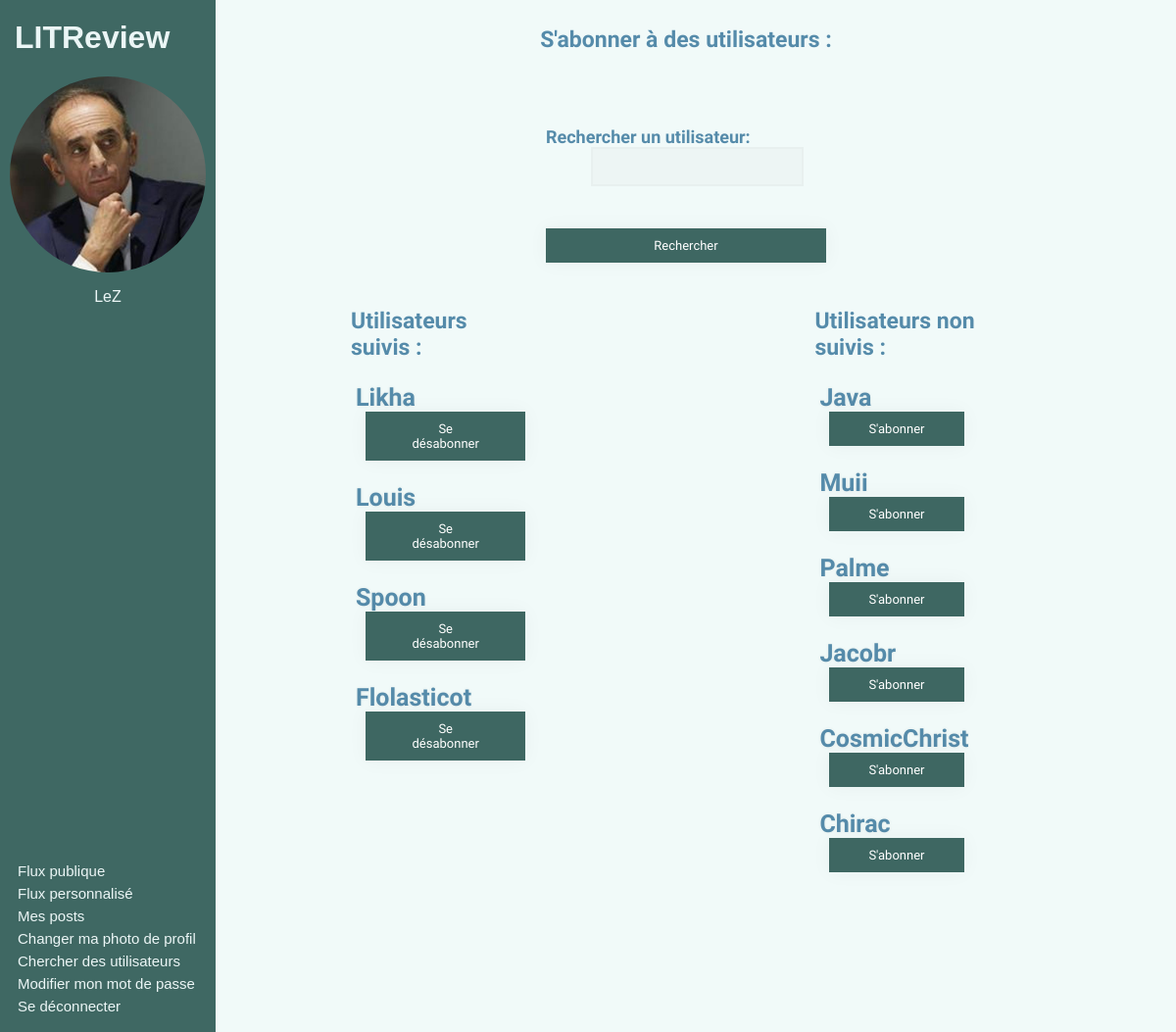
Before: /search-users/follow/0/ (signed in) with the older database file.
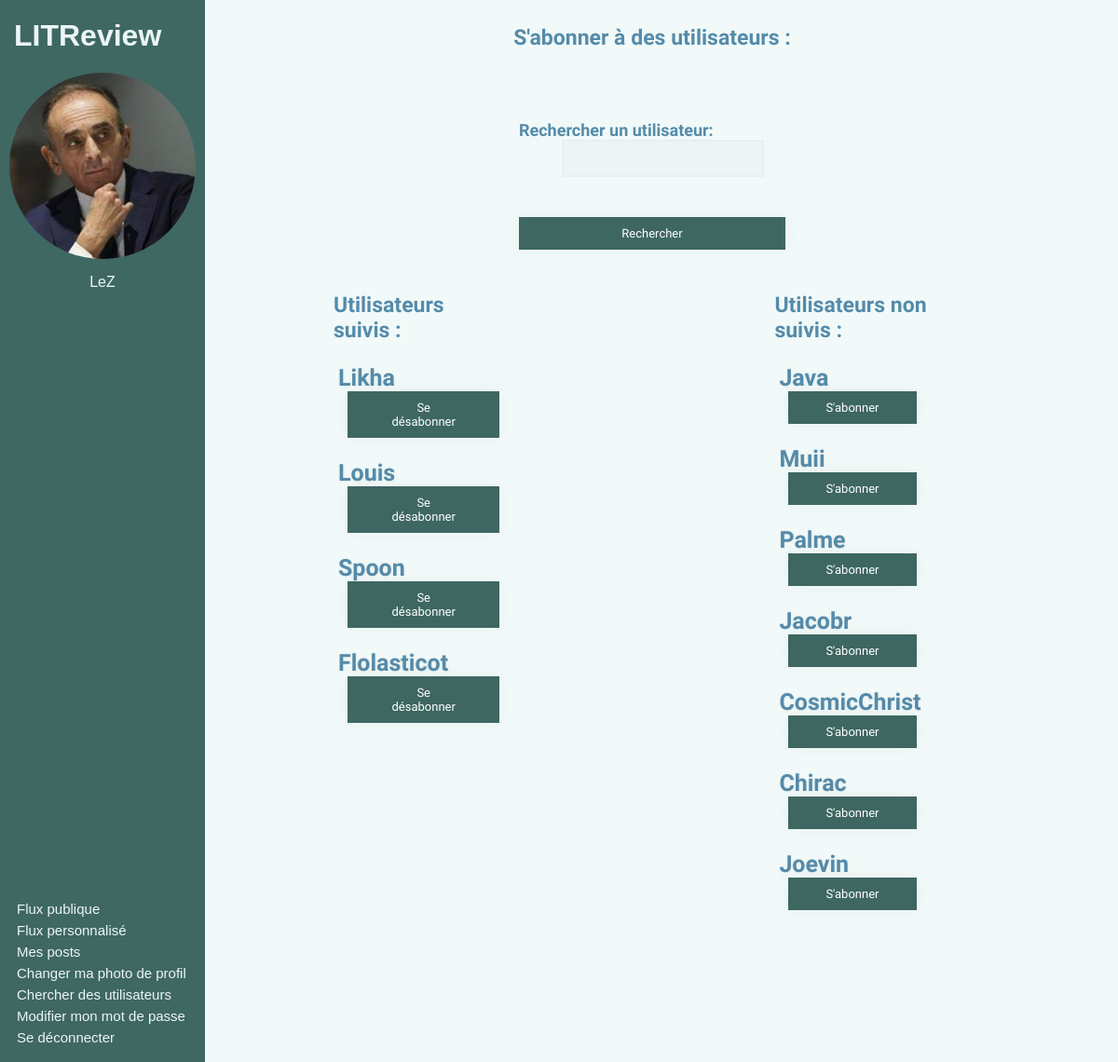
After: the same page with the newer database file.
### authentication/models.py (models this page shows, shortened)
class User(AbstractUser):
    profile_picture = models.ImageField(
        verbose_name='image', null=True, blank=True)
    followed_users = models.ManyToManyField(
        settings.AUTH_USER_MODEL, through='UserFollow', symmetrical=False)
    IMAGE_MAX_SIZE = (500, 500)

### authentication/views.py (the view, shortened to what this page needs)
class FollowUser(LoginRequiredMixin, View):
    form = forms.SearchUser()
    def get(self, request, follow_unfollow, user_id):
        users = self.get_users(request)
        return render(
            request,
            'authentication/follow_users.html',
            context={
                'followed_users': users[0],
                'not_followed_users': users[1],
                'form': self.form
            }
        )
    def get_users(self, request, filter=None):
        if filter:
            followed_users = request.user.followed_users.filter(
                username__contains=filter)
            all_users = models.User.objects.filter(
                username__contains=filter).exclude(username=request.user)
        else:
            followed_users = request.user.followed_users.all()
            all_users = models.User.objects.all().exclude(
                username=request.user)
        not_followed_users = all_users.difference(followed_users)
        return (followed_users, not_followed_users)

### authentication/forms.py
class SearchUser(forms.Form):
    rechercher_un_utilisateur = forms.CharField(max_length=50, required=False)

### authentication/templates/authentication/follow_users.html (shortened to what this page needs)
{% extends 'base.html' %}
{% block content %}
    <h2>S'abonner à des utilisateurs :</h2>
    <form method="post">
        {{ form.as_p }}
        <button type="submit">Rechercher</button>
    </form>
    <div id="users_list_global">
        <div class="users_list">
            <h3>Utilisateurs suivis :</h3>
            {% for followed_user in followed_users %}
            <div class="user_follow">
                <a href="{% url 'flux-user' followed_user.id %}"><h6 class="follow_username">{{ followed_user.username }}</h6></a>
                <a href="{% url 'follow-user' 'unfollow' followed_user.id %}"><button>Se désabonner</button></a>
            </div>
        {% endfor %}
        </div>
        <div class="users_list">
            <h3>Utilisateurs non suivis :</h3>
            {% for not_followed_user in not_followed_users %}
            <div class="user_follow">
                <a href="{% url 'flux-user' not_followed_user.id %}"><h6 class="follow_username">{{ not_followed_user.username }}</h6></a>
                <a href="{% url 'follow-user' 'follow' not_followed_user.id %}"><button>S'abonner</button></a>
            </div>
        {% endfor %}
        </div>
    </div>
{% endblock content %}

### templates/base.html (shortened to what this page needs)
{% load static %}
<html>
    <head>
        <link rel="stylesheet" href="{% static 'style.css' %}">
    </head>
    <body>
        <header>
            <div id="top_left">
                <a href="{% url 'flux' %}" id='header_title'><h1>LITReview</h1></a>
                {% if user.is_authenticated %}
                <div class="profile_infos">
                        <a href="{% url 'flux-self' %}">
                            <div id="user_icon">
                                {% if user.profile_picture %}
                                    <img class="avatar" src='{{ user.profile_picture.url }}'>
                                {% else %}
                                    <img class="avatar" src="{% static 'images/default_profile.jpg'%}">
                                {% endif %}
                                    <p id='username'>{{ user.username }}</p>
                            </div>
                        </a>
                </div>
            </div>
                <div id='navigation'>
                    <ul id='list_header'>
                        <li class='puces_header'><a href="{% url 'flux' %}">Flux publique</a></li>
                        <li class='puces_header'><a href="{% url 'flux-perso' %}">Flux personnalisé</a></li>
                        <li class='puces_header'><a href="{% url 'flux-self' %}">Mes posts</a></li>
                        <li class='puces_header'><a href="{% url 'profile-picture-change' %}">Changer ma photo de profil</a></li>
                        <li class='puces_header'><a href="{% url 'follow-user' 'follow' 0 %}">Chercher des utilisateurs</a></li>
                        <li class='puces_header'><a href="{% url 'password-change' %}">Modifier mon mot de passe</a></li>
                        <li class='puces_header'><a href="{% url 'logout' %}">Se déconnecter</a></li>
                    </ul>
                </div>
                {% endif %}
        </header>
        <main>
            {% block content %}{% endblock content %}
        </main>
    </body>
</html>

### static/style.css (style rules this page uses)
header { background: rgba(36, 82, 76, 0.87); color: #f1f1f1; height: 100%; width: 200px; position: fixed; z-index: 1; top: 0; left: 0; overflow-x: hidden; padding-top: 15px; padding-left: 10px; padding-right: 10px; display: flex; flex-direction: column; justify-content: space-between; }
#header_title { padding-bottom: 3px; color: #ebf6f6; }
#header_title h1 { margin: 0px; }
.avatar { border-radius: 50%; max-width: 200px; max-height: 200px; margin-left: 0px; width: auto; height: auto; }
#user_icon { display: flex; flex-direction: column; justify-content: space-around; }
#username { text-align: center; }
#top_left { display: flex; flex-direction: column; justify-content: space-around; }
.puces_header { list-style-type: none; padding: 3px; }
#navigation { margin-right: auto; margin-bottom: 30px; align-self: flex-end; display: block; }
main { padding-left: 200px; display: flex; flex-direction: column; align-items: center; }
#list_header { padding: 0px; }
.profile_infos { align-self: flex-start; }
body { background-color: #f1faf9; font-family: 'Ubuntu', sans-serif; }
ul { list-style-type: none; color: #558baa; font-family: 'Ubuntu', sans-serif; font-size: 15px; margin: auto; }
label, h6, h5, h4, h3, h2 { color: #558baa; font-family: 'Varela Round', sans-serif; font-weight: bold; font-size: 23px; }
h3 { margin: auto; }
.follow_username { font-size: 25; margin: 0px; padding: 0px; }
label { padding-top: 40px; font-size: 18px; }
input, #id_description, #id_body { width: 76%; color: rgb(38, 50, 56); font-weight: 700; font-size: 14px; letter-spacing: 1px; background: rgba(136, 126, 126, 0.04); padding: 10px 20px; border: none; outline: none; box-sizing: border-box; border: 2px solid rgba(0, 0, 0, 0.02); margin-bottom: 50px; margin-left: 46px; text-align: center; margin-bottom: 27px; font-family: 'Ubuntu', sans-serif; }
form { display: flex; flex-direction: column; }
button { cursor: pointer; background: rgba(36, 82, 76, 0.87); color: #fff; border: 0; padding-left: 40px; padding-right: 40px; padding-bottom: 10px; padding-top: 10px; font-family: 'Ubuntu', sans-serif; font-size: 13px; box-shadow: 0 0 20px 1px rgba(0, 0, 0, 0.04); color: #566b6a; }
a { text-shadow: 0px 0px 3px rgba(117, 117, 117, 0.12); color: #ebf6f6; text-decoration: none; padding: 5px; }
form p { display: flex; flex-direction: column; align-items: flex-start; }
form label { margin-left: Opx; }
button { color: white; font-family: 'Varela Round', sans-serif; }
#users_list_global { display: flex; flex-direction: row; justify-content: space-between; }
.users_list { margin: 150px; margin-top: 30px; }
.user_follow { margin: 5px; }

Changed rows visible on the page:
added User: username "Joevin", shown under "Utilisateurs non suivis :"
